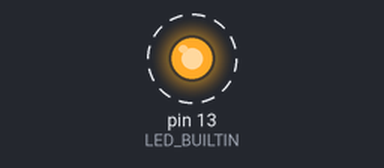
The sketch below on a simulated Arduino Nano, built with avr-gcc and run on an emulated ATmega328P. Parts: output pins drawn as LEDs (lit = HIGH). Dashed ring = blinking.

Above: at 0.2 s.
Timing chart, 0 to 3.0 s (numbered marks = the images above):
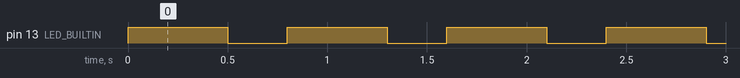

The sketch:

Arduino_NANO_LED_BUILTIN.ino
```cpp
// Arduino NANO LED_BUILTIN

void setup() {
  // initialize digital pin LED_BUILTIN as an output.
  pinMode(LED_BUILTIN, OUTPUT);
}

void loop() {
  digitalWrite(LED_BUILTIN, HIGH);   // turn the LED on (HIGH is the voltage level)
  delay(500);                       // wait for a second
  digitalWrite(LED_BUILTIN, LOW);    // turn the LED off by making the voltage LOW
  delay(300);                       // wait for a second
}
```

Measured:
- by itself, pin 13 (LED_BUILTIN): alternates HIGH for 0.50 s and LOW for 0.30 s
